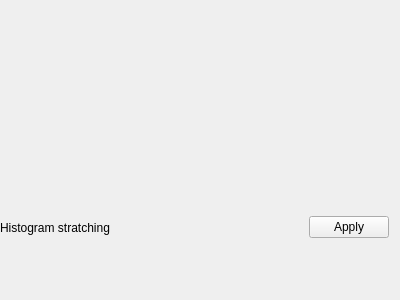
<?xml version="1.0" encoding="UTF-8"?>
<ui version="4.0">
 <class>HistogramStratching</class>
 <widget class="QFrame" name="HistogramStratching">
  <property name="geometry">
   <rect>
    <x>0</x>
    <y>0</y>
    <width>400</width>
    <height>300</height>
   </rect>
  </property>
  <property name="windowTitle">
   <string>Frame</string>
  </property>
  <layout class="QVBoxLayout" name="verticalLayout">
   <property name="spacing">
    <number>0</number>
   </property>
   <property name="leftMargin">
    <number>0</number>
   </property>
   <property name="topMargin">
    <number>0</number>
   </property>
   <property name="rightMargin">
    <number>0</number>
   </property>
   <property name="bottomMargin">
    <number>0</number>
   </property>
   <item>
    <widget class="QFrame" name="histFrame">
     <property name="frameShape">
      <enum>QFrame::NoFrame</enum>
     </property>
     <property name="frameShadow">
      <enum>QFrame::Raised</enum>
     </property>
     <layout class="QVBoxLayout" name="verticalLayout_3">
      <property name="spacing">
       <number>0</number>
      </property>
      <property name="leftMargin">
       <number>0</number>
      </property>
      <property name="topMargin">
       <number>0</number>
      </property>
      <property name="rightMargin">
       <number>0</number>
      </property>
      <property name="bottomMargin">
       <number>0</number>
      </property>
      <item>
       <layout class="QVBoxLayout" name="histLayout">
        <property name="spacing">
         <number>0</number>
        </property>
       </layout>
      </item>
     </layout>
    </widget>
   </item>
   <item>
    <widget class="QFrame" name="buttonsFrame">
     <property name="frameShape">
      <enum>QFrame::NoFrame</enum>
     </property>
     <property name="frameShadow">
      <enum>QFrame::Raised</enum>
     </property>
     <layout class="QHBoxLayout" name="horizontalLayout">
      <property name="spacing">
       <number>7</number>
      </property>
      <property name="leftMargin">
       <number>0</number>
      </property>
      <property name="topMargin">
       <number>5</number>
      </property>
      <property name="rightMargin">
       <number>11</number>
      </property>
      <property name="bottomMargin">
       <number>0</number>
      </property>
      <item>
       <widget class="QLabel" name="label">
        <property name="text">
         <string>Histogram stratching</string>
        </property>
       </widget>
      </item>
      <item>
       <spacer name="horizontalSpacer">
        <property name="orientation">
         <enum>Qt::Horizontal</enum>
        </property>
        <property name="sizeHint" stdset="0">
         <size>
          <width>40</width>
          <height>20</height>
         </size>
        </property>
       </spacer>
      </item>
      <item>
       <widget class="QPushButton" name="applyButton">
        <property name="text">
         <string>Apply</string>
        </property>
       </widget>
      </item>
     </layout>
    </widget>
   </item>
  </layout>
 </widget>
 <resources/>
 <connections/>
</ui>
